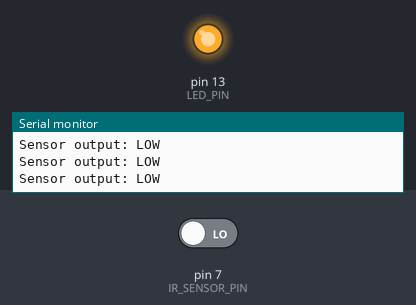
This sketch was run on a simulated Arduino Uno, built with avr-gcc and run on an emulated ATmega328P. Shown: output pins drawn as LEDs (lit = HIGH), the last lines printed to the serial monitor. The test bench sets the inputs (shaded band); at power-on: pin 7 (IR_SENSOR_PIN) LOW.

Above: at 1.2 s.
1.3 s: pin 7 (IR_SENSOR_PIN) driven HIGH
At 2.4 s:
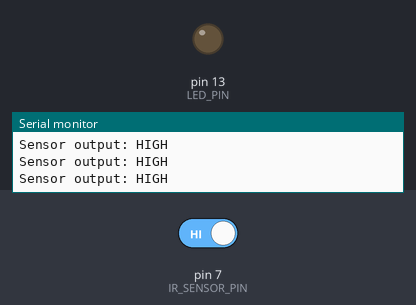
2.9 s: pin 7 (IR_SENSOR_PIN) driven LOW
At 3.7 s:
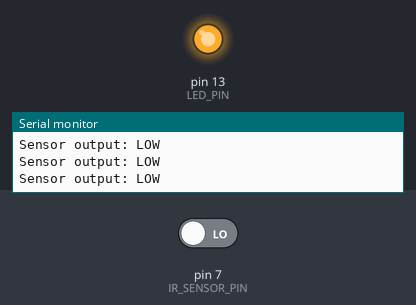
Timing chart, 0 to 5.9 s (numbered marks = the images above; inputs shaded):
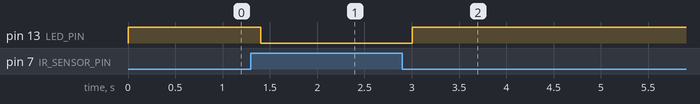

The sketch:

IR_Sensor_Test.ino
```cpp
/*
 * Project : Build Your First Robot
 * Sketch  : IR Sensor Test
 * Board   : Arduino Uno
 *
 * Connections:
 *   IR sensor VCC -> Arduino 5V
 *   IR sensor GND -> Arduino GND
 *   IR sensor OUT -> Arduino digital pin 7
 *
 * The built-in LED (digital pin 13 on Uno) mirrors the
 * LOW state of the sensor output.
 *
 * Note: Many IR obstacle sensors are active-LOW. Check
 * your module's behavior before interpreting detection.
 */

const int IR_SENSOR_PIN = 7;
const int LED_PIN = LED_BUILTIN;

void setup() {
  Serial.begin(115200);
  Serial.println("IR Sensor Test Started");

  pinMode(IR_SENSOR_PIN, INPUT);
  pinMode(LED_PIN, OUTPUT);
}

void loop() {
  // Read the sensor's digital output.
  int sensorStatus = digitalRead(IR_SENSOR_PIN);

  if (sensorStatus == HIGH) {
    digitalWrite(LED_PIN, LOW);
    Serial.println("Sensor output: HIGH");
  } else {
    digitalWrite(LED_PIN, HIGH);
    Serial.println("Sensor output: LOW");
  }

  // Avoid flooding the Serial Monitor.
  delay(200);
}
```

Measured:
- after the input at 1.3 s, pin 13 (LED_PIN): HIGH → LOW after 0.10 s
- after the input at 2.9 s, pin 13 (LED_PIN): LOW → HIGH after 0.10 s
